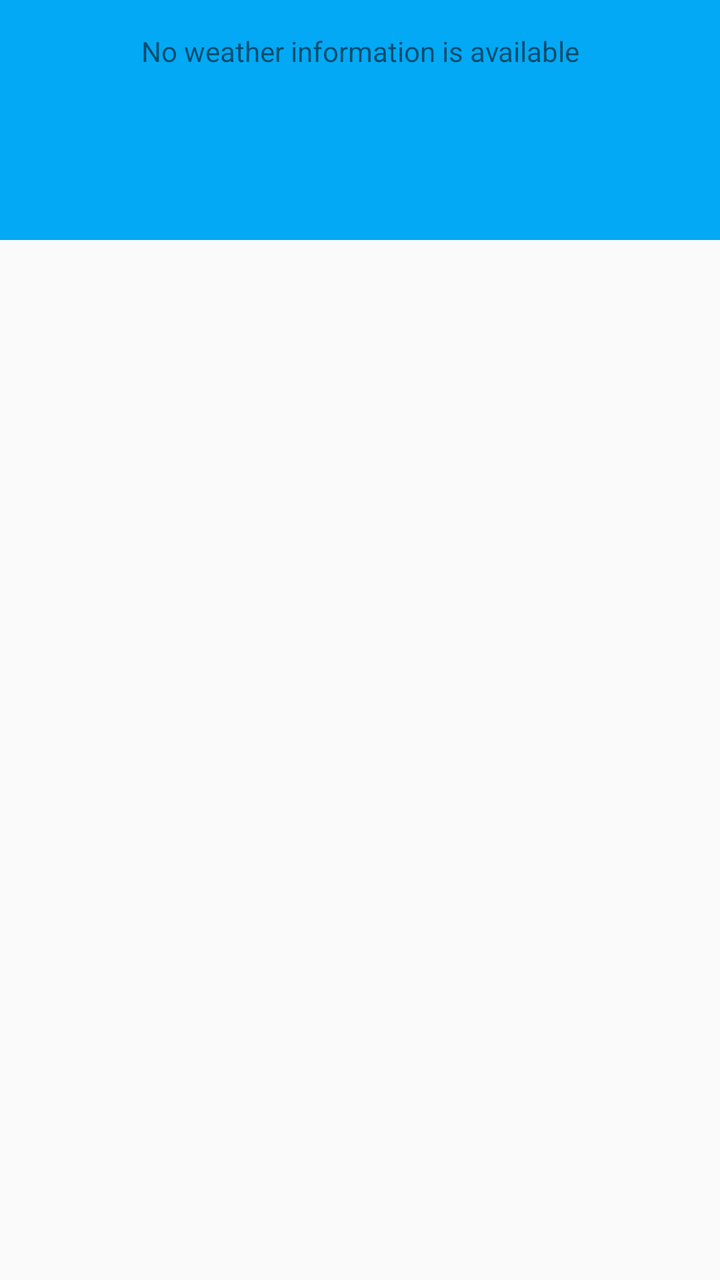
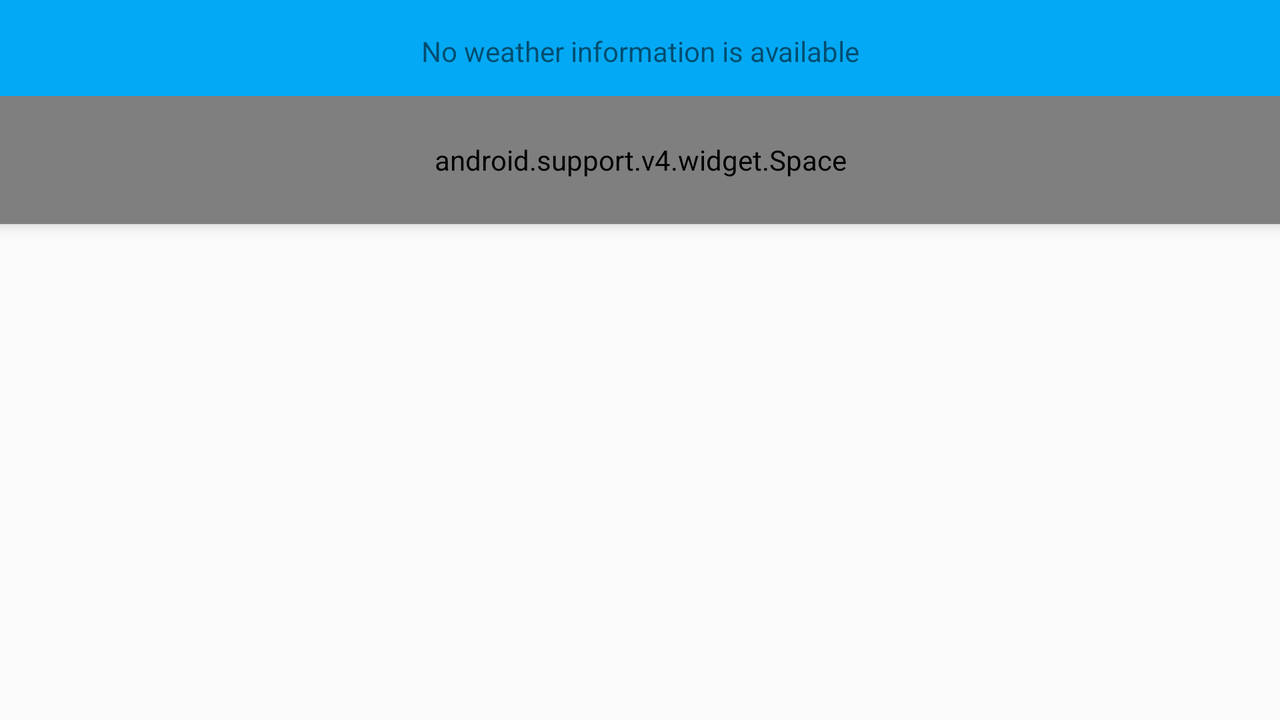

Compare how this app lays out the same screen by default and in its alternative resource folder. The renders come first, then the two layout files and the values they reference.
<!-- AndroidManifest.xml: application theme AppTheme -->
<!-- res/layout/fragment_main.xml -->
<FrameLayout
    xmlns:android="http://schemas.android.com/apk/res/android"
    xmlns:app="http://schemas.android.com/apk/res-auto"
    xmlns:tools="http://schemas.android.com/tools"
    android:layout_width="match_parent"
    android:layout_height="match_parent"
    tools:context="com.example.android.sunshine.app.MainActivity"
    >

    <android.support.design.widget.CoordinatorLayout
        android:layout_width="match_parent"
        android:layout_height="match_parent">

        <android.support.design.widget.AppBarLayout
            android:id="@+id/appbar"
            android:layout_width="match_parent"
            android:layout_height="wrap_content"
            app:elevation="0dp"
            android:theme="@style/ThemeOverlay.AppCompat.Dark.ActionBar"
            >

            <LinearLayout
                android:layout_width="match_parent"
                android:layout_height="wrap_content"
                android:orientation="vertical"
                android:background="?attr/colorPrimary"
                app:layout_scrollFlags="scroll|enterAlways">

                <android.support.v7.widget.Toolbar
                    android:id="@+id/toolbar"
                    android:layout_width="match_parent"
                    android:layout_height="?attr/actionBarSize"
                    android:theme="@style/ThemeOverlay.AppCompat.Dark.ActionBar"
                    app:popupTheme="@style/ThemeOverlay.AppCompat.Light"
                    app:elevation="0dp"
                    />
                <ImageView
                    android:layout_width="match_parent"
                    android:layout_height="?attr/listPreferredItemHeight"
                    android:layout_gravity="center"
                    android:scaleType="center"
                    android:src="@drawable/ic_logo"
                    android:contentDescription="@string/app_name"/>

            </LinearLayout>
        </android.support.design.widget.AppBarLayout>

        <android.support.v7.widget.RecyclerView
            android:id="@+id/recyclerview_forecast"
            android:layout_width="match_parent"
            android:layout_height="match_parent"
            app:layout_behavior="@string/appbar_scrolling_view_behavior"
            />

        
        <TextView
            android:id="@+id/recyclerview_forecast_empty"
            android:layout_width="match_parent"
            android:layout_height="match_parent"
            android:gravity="center_horizontal"
            android:paddingRight="@dimen/activity_horizontal_margin"
            android:paddingEnd="@dimen/activity_horizontal_margin"
            android:paddingLeft="@dimen/activity_horizontal_margin"
            android:paddingStart="@dimen/activity_horizontal_margin"
            android:paddingTop="@dimen/activity_vertical_margin"
            android:paddingBottom="@dimen/activity_vertical_margin"
            android:text="@string/empty_forecast_list"
            app:layout_anchor="@id/recyclerview_forecast"
            app:layout_anchorGravity="fill"
            />

    </android.support.design.widget.CoordinatorLayout>

</FrameLayout>
<!-- resources referenced by this layout -->
<resources>
  <dimen name="activity_horizontal_margin">16dp</dimen>
  <dimen name="activity_vertical_margin">16dp</dimen>
  <string name="app_name">Sunshine</string>
  <string name="empty_forecast_list">No weather information is available</string>
  <style name="AppTheme" parent="@style/Theme.AppCompat.Light.NoActionBar">
          <item name="colorPrimary">@color/primary</item>
          <item name="colorPrimaryDark">@color/primary_dark</item>
          <item name="colorAccent">@color/accent</item>
          <item name="toolbarStyle">@style/Toolbar</item>
      </style>
  <color name="primary">#03A9F4</color>
  <color name="primary_dark">#0288D1</color>
  <color name="accent">#FFD740</color>
  <style name="Toolbar" parent="Widget.AppCompat.Toolbar">
          <item name="android:background">?attr/colorPrimary</item>
          <item name="popupTheme">@style/Theme.AppCompat.Light</item>
      </style>
</resources>
<!-- res/layout-land/fragment_main.xml (the repository's variant of the layout above) -->
<!-- drawn on the phone turned sideways -->
<RelativeLayout
    xmlns:android="http://schemas.android.com/apk/res/android"
    xmlns:app="http://schemas.android.com/apk/res-auto"
    android:layout_width="match_parent"
    android:layout_height="match_parent">

    <LinearLayout
        android:id="@+id/parallax_bar"
        android:layout_width="match_parent"
        android:layout_height="wrap_content"
        android:orientation="vertical"
        android:layout_alignParentTop="true"
        android:background="?attr/colorPrimary"
        android:elevation="@dimen/appbar_elevation">
        <android.support.v7.widget.Toolbar
            android:id="@+id/toolbar"
            android:layout_height="?attr/actionBarSize"
            android:layout_width="match_parent"
            android:elevation="0dp"
            app:elevation="0dp"
            app:theme="@style/ThemeOverlay.AppCompat.Dark.ActionBar"
            app:popupTheme="@style/ThemeOverlay.AppCompat.Light"/>
        <android.support.v4.widget.Space
            android:layout_width="match_parent"
            android:layout_height="?attr/listPreferredItemHeight"/>
    </LinearLayout>

    <include layout="@layout/fragment_main_base"
        android:layout_height="match_parent"
        android:layout_width="@dimen/landscape_forecast_view_width"
        android:layout_alignParentTop="true"
        android:layout_centerHorizontal="true"
        />

</RelativeLayout>
<!-- res/layout/fragment_main_base.xml (included above) -->
<FrameLayout xmlns:android="http://schemas.android.com/apk/res/android"
    xmlns:app="http://schemas.android.com/apk/res-auto"
    xmlns:tools="http://schemas.android.com/tools"
    android:layout_width="match_parent"
    android:layout_height="match_parent"
    android:elevation="@dimen/appbar_elevation"
    app:elevation="@dimen/appbar_elevation"
    tools:context="com.example.android.sunshine.app.ForecastFragment">

    <android.support.v7.widget.RecyclerView
        style="@style/ForecastListStyle"
        android:id="@+id/recyclerview_forecast"
        android:layout_width="match_parent"
        android:layout_height="match_parent"
        android:divider="@null" />

    
    <TextView
        android:id="@+id/recyclerview_forecast_empty"
        android:text="@string/empty_forecast_list"
        android:layout_width="match_parent"
        android:layout_height="match_parent"
        android:gravity="center_horizontal"
        android:paddingRight="@dimen/activity_horizontal_margin"
        android:paddingEnd="@dimen/activity_horizontal_margin"
        android:paddingLeft="@dimen/activity_horizontal_margin"
        android:paddingStart="@dimen/activity_horizontal_margin"
        android:paddingTop="@dimen/activity_vertical_margin"
        android:paddingBottom="@dimen/activity_vertical_margin"
        />

</FrameLayout>
<!-- resources referenced by the variant -->
<!-- as the phone turned sideways resolves them -->
<resources>
  <dimen name="activity_horizontal_margin">16dp</dimen>
  <dimen name="activity_vertical_margin">16dp</dimen>
  <dimen name="appbar_elevation">4dp</dimen>
  <string name="empty_forecast_list">No weather information is available</string>
  <style name="ForecastListStyle">
          
      </style>
  <style name="AppTheme" parent="@style/Theme.AppCompat.Light.NoActionBar">
          <item name="colorPrimary">@color/primary</item>
          <item name="colorPrimaryDark">@color/primary_dark</item>
          <item name="colorAccent">@color/accent</item>
          <item name="toolbarStyle">@style/Toolbar</item>
      </style>
  <color name="primary">#03A9F4</color>
  <color name="primary_dark">#0288D1</color>
  <color name="accent">#FFD740</color>
  <style name="Toolbar" parent="Widget.AppCompat.Toolbar">
          <item name="android:background">?attr/colorPrimary</item>
          <item name="popupTheme">@style/Theme.AppCompat.Light</item>
      </style>
</resources>
